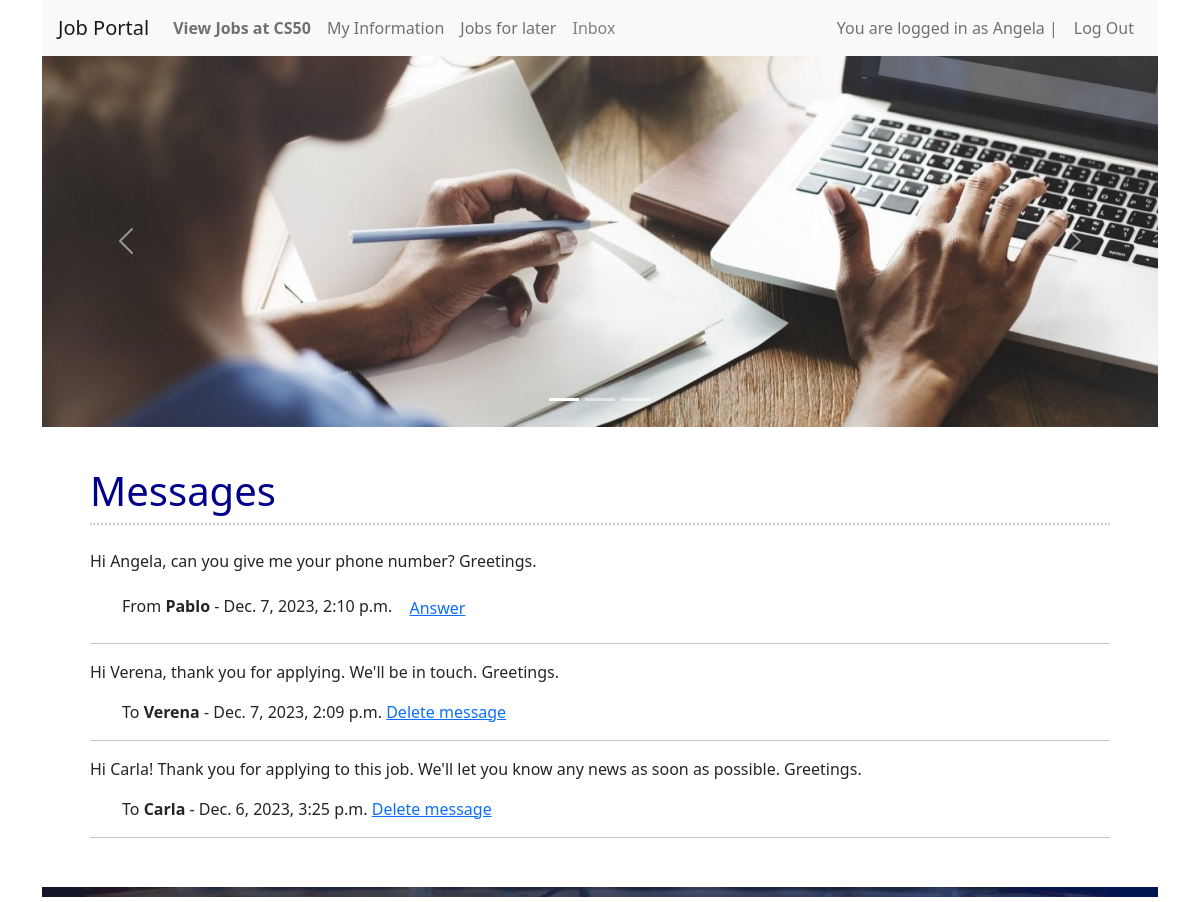
Page /inbox (signed in) on the committed database.
### joboffers/models.py (models this page shows)
class User(AbstractUser):
    pass

class SMS(models.Model):
    sender = models.ForeignKey(User, on_delete=models.CASCADE, related_name='sent_messages', null=True, blank=True)
    receiver = models.ForeignKey(User, on_delete=models.CASCADE, related_name='received_messages', null=True, blank=True)
    content = models.TextField(default='Default content', null=True, blank=True)
    timestamp = models.DateTimeField(auto_now_add=True)
    is_deleted = models.BooleanField(default=False)
    is_read = models.BooleanField(default=False)

### joboffers/views.py (the view)
# urls.py: path("inbox", views.inbox, name="inbox"),
def inbox(request):
    user = request.user
    messages = SMS.objects.filter(Q(sender=user) | Q(receiver=user)).order_by('-timestamp')
    for message in messages:
        if not message.is_read and message.receiver == user:
            message.is_read = True
            message.save()
    unread_messages = messages.filter(receiver=user, is_read=False).exists()
    return render(request, 'joboffers/inbox.html', {
        'messages': messages,
        'unread_messages': unread_messages,
    })

### joboffers/templates/joboffers/inbox.html (shortened to what this page needs)
{% extends "joboffers/layout.html" %}
{% block body %}
<div class="my-3 mx-5" style="align-items: center;">
    <h1>Messages</h1>
    <div style="border-top: 2px dotted #ccc"></div><br>
    {% if messages %}
        {% for message in messages %}
            {% if not message.is_deleted %}
                <p>
                    {% if request.user == message.sender %}
                        {{ message.content }} <br>
                        <ul>To <strong>{{ message.receiver.username }}</strong> - {{ message.timestamp }}
                            {% if request.user == message.sender %}
                                <a href="{% url 'delete_message' message.id %}" class="delete-job-link" onclick="return confirmDeleteSMS()">Delete message</a>
                            {% endif %}
                        </ul>
                    {% else %}
                        {{ message.content }} <br>
                        <ul>From <strong>{{ message.sender.username }}</strong> - {{ message.timestamp }}
                            <button class="btn btn-link" onclick="toggleAnswerForm({{ message.id }})">Answer</button>
                        </ul>
                    {% endif %}
                    <hr>
                </p>
            {% endif %}
        {% endfor %}
    {% else %}
        <p>No conversations yet.</p>
    {% endif %}
</div>
{% endblock %}

### joboffers/templates/joboffers/layout.html (shortened to what this page needs)
{% load static %}
<!DOCTYPE html>
<html lang="en">
<head>
    <link rel="stylesheet" href="https://stackpath.bootstrapcdn.com/bootstrap/4.4.1/css/bootstrap.min.css">
    <link href="{% static 'joboffers/styles.css' %}" rel="stylesheet">
    <link rel="stylesheet" href="https://use.fontawesome.com/releases/v6.4.0/css/all.css">
    <link href="https://cdn.jsdelivr.net/npm/bootstrap@5.1.3/dist/css/bootstrap.min.css" rel="stylesheet">
</head>
<body>
    <div class="container">
            <nav class="navbar navbar-expand-lg navbar-light bg-light">
            <a class="navbar-brand" href="{% url 'index' %}">Job Portal</a>
            <div class="collapse navbar-collapse" id="navbarNav">
                <ul class="navbar-nav mr-auto">
                    {% if user.is_authenticated %}
                        <li class="nav-item">
                            <a class="nav-link" href="{% url 'search_jobs' %}"><strong>View Jobs at CS50</strong></a>
                        </li>
                        <li class="nav-item">
                            <a class="nav-link" href="{% url 'profile' %}">My Information</a>
                        </li>
                        <li class="nav-item">
                            <a class="nav-link" href="{% url 'saved_jobs' %}">Jobs for later</a>
                        </li>
                        <li class="nav-item">
                            {% if unread_messages %}
                                <a class="nav-link" href="{% url 'inbox' %}" style="color: red;">Inbox</a>
                            {% else %}
                                <a class="nav-link" href="{% url 'inbox' %}" style="color: grey;">Inbox</a>
                            {% endif %}
                        </li>
                </ul>
                <div class="navbar-nav ml-auto">
                    <span class="nav-item nav-link">
                        You are logged in as {{ user.username }} |
                    </span>
                    <a class="nav-item nav-link" href="{% url 'logout_view' %}">
                        Log Out
                    </a>
                </div>
                    {% endif %}
            </div>
        </nav>
        <div id="carouselExampleCaptions" class="carousel slide" data-bs-ride="carousel">
            <div class="carousel-indicators">
            <button type="button" data-bs-target="#carouselExampleCaptions" data-bs-slide-to="0" class="active" aria-current="true" aria-label="Slide 1"></button>
            <button type="button" data-bs-target="#carouselExampleCaptions" data-bs-slide-to="1" aria-label="Slide 2"></button>
            <button type="button" data-bs-target="#carouselExampleCaptions" data-bs-slide-to="2" aria-label="Slide 3"></button>
            </div>
            <div class="carousel-inner">
                {% if user.is_authenticated %}
                    <div class="carousel-item active">
                        <img src="{% static 'joboffers/JobSearch2.jpg' %}" class="d-block w-100" alt="firstslide" style="max-height: 400px;">
                        <div class="carousel-caption d-none d-md-block">
                        </div>
                    </div>
                {% endif %}
            </div>
            <button class="carousel-control-prev" type="button" data-bs-target="#carouselExampleCaptions" data-bs-slide="prev">
            <span class="carousel-control-prev-icon" aria-hidden="true"></span>
            </button>
            <button class="carousel-control-next" type="button" data-bs-target="#carouselExampleCaptions" data-bs-slide="next">
            <span class="carousel-control-next-icon" aria-hidden="true"></span>
            </button>
        </div>
        <br>
        <div class="body">
            {% block body %}
            {% endblock %}
        </div>
    </div>
</body>
<footer>
    <br>
    <div class="container">
        <div class="text-center">
            <img src="{% static 'joboffers/footer3.png' %}" class="img-fluid" alt="footerpic" style="max-height: 10px;">
        </div>
    </div>
</footer>
</html>

### joboffers/static/joboffers/styles.css (style rules this page uses)
body { background-color: #fff; color: #000; font-family: 'Arial', sans-serif; }
h1, h2, h3, h4, h5, h6 { color: darkblue; }
footer img { width: 100%; }
footer { max-width: none; }

### rows in the picture
User: username "Angela"
SMS: content "Hi Angela, can you give me your phone number? Greetings.", sender.username "Pablo", timestamp "Dec. 7, 2023, 2:10 p.m."
SMS: content "Hi Verena, thank you for applying. We'll be in touch. Greetings.", receiver.username "Verena", timestamp "Dec. 7, 2023, 2:09 p.m.", shows "Delete message"
SMS: content "Hi Carla! Thank you for applying to this job. We'll let you know any news as soon as possible. Greetings.", receiver.username "Carla", timestamp "Dec. 6, 2023, 3:25 p.m.", shows "Delete message"
